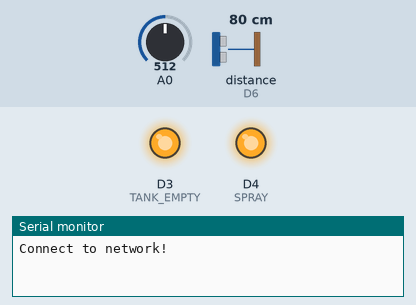
Simulated run of this sketch. Board: ESP8266 (NodeMCU). Shown: output pins drawn as LEDs (lit = HIGH), the last lines printed to the serial monitor. Wiring (inferred from the names in the program): ultrasonic range finder: trigger D5; echo D6. Inputs (shaded band) come from the test bench; at power-on: A0 = 512, distance to the obstacle (sensor on D6) 80 cm. The echo pulse lasts 58.3 µs per cm; WiFi joins after 1.5 s; servers stay silent unless stated; pins used as bus, display or sensor lines are not drawn.

Above: at 0.1 s.
At 2.1 s:
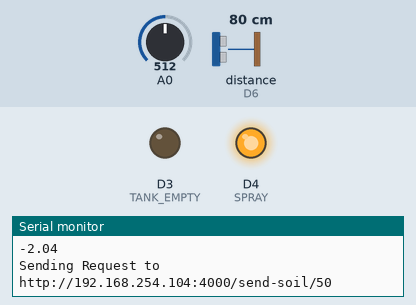
Timing chart, 0 to 3.6 s (numbered marks = the images above):
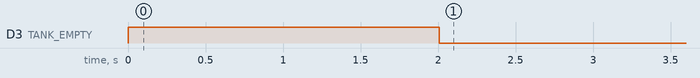

The sketch:

system_nodemcu.ino
```cpp
#include <ESP8266WiFi.h>
#include <ESP8266HTTPClient.h>

String SERVER_IP = "192.168.254.104:4000";
int SPRAY = D4; // Wet Indicator at Digital pin D0
int TANK_EMPTY = D3;
int sense_Pin = 0; // sensor input at Analog pin A0

const int trigPin = D5;
const int echoPin = D6;

boolean WATERING = false;
int SPRAY_DURATION = 30000;
boolean FILL_TANK = false;
int elapsed = 0;

long duration;
int distance;


const char* ssid = "GlobeAtHome_B44DC";
const char* pass = "0NHLH5D8D5B";

bool nowifi = false;

WiFiClient client;
HTTPClient httpClient;


void setup() {
  pinMode(trigPin, OUTPUT); // Sets the trigPin as an Output

  pinMode(echoPin, INPUT); // Sets the echoPin as an Input
  pinMode(SPRAY, OUTPUT);
  pinMode(TANK_EMPTY, OUTPUT);
  Serial.begin(9600); // Starts the serial communication

  digitalWrite(SPRAY, HIGH);
  digitalWrite(TANK_EMPTY, HIGH);
  // put your setup code here, to run once:
  Serial.begin(9600);
  if (!nowifi) {
    WiFi.begin(ssid, pass);

    while (WiFi.status() != WL_CONNECTED) {
      Serial.print("Connect to network!");
      delay(1000);
    }

    Serial.println(WiFi.localIP());
  }
}

void loop() {
  // put your main code here, to run repeatedly:
  int moistureValue = getMoisture();
  int waterValue = senseWater();

  if (waterValue < 30 || FILL_TANK) {
    digitalWrite(TANK_EMPTY, LOW);
  }

  if(waterValue>= 97){
   digitalWrite(TANK_EMPTY, HIGH);
   FILL_TANK = false;
  }

  if (WATERING == false) {
    digitalWrite(SPRAY, HIGH);

    if (!nowifi) {
      updateApi("send-soil", moistureValue);
      updateApi("send-water", waterValue);
    }
    Serial.print("Water level:");
    Serial.println(waterValue);
    Serial.print("Moisture level:");
    Serial.println(moistureValue);

    if (shouldFillTank()) {
      FILL_TANK = true;
    }

    if (shouldWater()&& moistureValue > 50)WATERING = true;

  } else {
    Serial.println("Spraying :" + elapsed);
    Serial.println(elapsed);
    digitalWrite(SPRAY, LOW);
    elapsed = elapsed + 1000;

    if (elapsed >= SPRAY_DURATION) {
      WATERING = false;
      elapsed = 0;
    }
  }


  delay(1000);


}
int getMoisture() {
  Serial.print("MOISTURE LEVEL : ");
  int value = analogRead(sense_Pin);
  int vdiff = 1024 - value;
  float mval = (((float)(vdiff)) / 1024) * 100;
  return mval;

}
int senseWater() {
  int distance = getDistance();

  int waterLevel = 28 - distance;
  Serial.println(waterLevel);
  float percentaged = ((float)(waterLevel)) / 25;
  Serial.println(percentaged);

  return percentaged * 100;
}
int getDistance() {
  // Clears the trigPin
  digitalWrite(trigPin, LOW);
  delayMicroseconds(2);
  // Sets the trigPin on HIGH state for '10 micro seconds
  digitalWrite(trigPin, HIGH);
  delayMicroseconds(10);
  digitalWrite(trigPin, LOW);
  // Reads the echoPin, returns the sound wave travel time in microseconds
  duration = pulseIn(echoPin, HIGH);
  // Calculating the distance
  distance = duration * 0.034 / 2;
  // Prints the distance on the Serial Monitor
  Serial.print("Distance: ");
  Serial.println(distance);
  return distance;
}
void updateApi(String route, int val) {
  String url = "http://" + SERVER_IP + "/" + route + "/" + val;
  const char *URL = url.c_str();

  Serial.println("Sending Request to");
  Serial.println(URL);
  httpClient.begin(client, URL);
  httpClient.GET();
  String content = httpClient.getString();
  httpClient.end();

  Serial.println(content);

}
boolean shouldFillTank() {
  String url = "http://" + SERVER_IP + "/should-fill-tank";
  const char *URL = url.c_str();

  Serial.println("Sending Request to");
  Serial.println(URL);
  httpClient.begin(client, URL);
  httpClient.GET();
  String content = httpClient.getString();
  httpClient.end();
  return content == "go";
}

boolean shouldWater() {
  String url = "http://" + SERVER_IP + "/should-water";
  const char *URL = url.c_str();

  Serial.println("Sending Request to");
  Serial.println(URL);
  httpClient.begin(client, URL);
  httpClient.GET();
  String content = httpClient.getString();
  httpClient.end();
  return content == "go";

}
```

Measured:
- by itself, D3 (TANK_EMPTY): HIGH → LOW at 2.0 s
